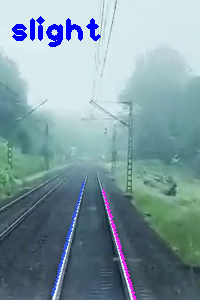
#> input picture straight-track-is-slight.png, 200 x 300 px; its folder holds only this picture in this run
$ python -i detectRailDirection.py   (imports and definitions only)
#> lines starting #> are read from the running program, lines starting #| are printed output that depends on the picture
from glob import glob
import cv2 as cv
import logging
import math
import numpy
import random as rng
import sys
import os

def final_rail_direction_from_directions(directions: list) -> str|None:
    [first, second] = directions

    if first == second:
        return first

    return None

def get_rail_direction_from_path(img_path: str) -> str|None:
#> called with img_path = '../straight-track-is-slight.png'
    logging.debug(f'showing {img_path}')

    img = cv.imread(img_path)
#> img is the input picture: shape (300, 200, 3); mean B, G, R 161.8, 154.1, 127.8

    image_height, image_width, _color_channels = img.shape
#> image_height = 300; image_width = 200

    # crop image to only include center
    cropped_width = 600
    cropped_height = 600

    right = int((image_width - cropped_width) / 2)
#> right = -200
    top = int((image_height - cropped_height) / 2)
#> top = -150

    img = img[top:top+cropped_height, right:right+cropped_width]
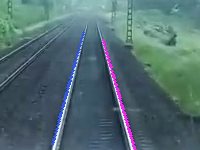
#> img: shape (150, 200, 3); mean B, G, R 112.7, 108.3, 82
    img = cv.resize(img, (int(cropped_width / 2), int(cropped_height / 2)), interpolation=cv.INTER_LINEAR)
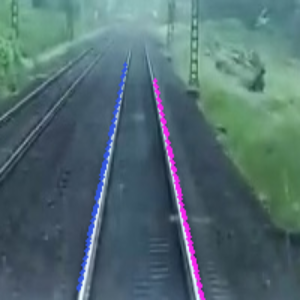
#> img: shape (300, 300, 3); mean B, G, R 112.6, 108.2, 82
    img = cv.cvtColor(img, cv.COLOR_BGR2GRAY)
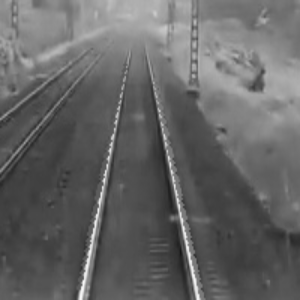
#> img: shape (300, 300); min 19, max 247, mean 100.9

    # img = cv.convertScaleAbs(img, 2, 2)

    img = cv.medianBlur(img, 3)

    # img = cv.adaptiveThreshold(
    #     img, 255, cv.ADAPTIVE_THRESH_GAUSSIAN_C, cv.THRESH_BINARY_INV, 7, 17)

    kernel = numpy.ones((3, 1), numpy.uint8) # vertical kernel
    img = cv.dilate(img, kernel, iterations=1)
    img = cv.erode(img, kernel, iterations=1)

    if logging.getLogger().isEnabledFor(logging.DEBUG):
        cv.imshow('img', img)
        cv.waitKey(0)


    # # canny_output = cv.Canny(cv.cvtColor(
    # #     img, cv.COLOR_BGR2GRAY), threshold, threshold * 2)

    contours, _hierarchy = cv.findContours(
        img, cv.RETR_LIST, cv.CHAIN_APPROX_SIMPLE)
#> contours = [[[0, 0], [0, 299], [299, 299], [299, 0]]]

    # read colored image to draw contures on
    colored_image = cv.imread(img_path)[top:top+cropped_height, right:right+cropped_width]

    contured_image = colored_image.copy()

    cv.imshow('img', contured_image)


    def std_to_category(std):
        tolerance = 0.2

        if std > 4 + tolerance:
            return 'sharp'

        if std > 1 + tolerance:
            return 'slight'

        return 'straight'

    class LineBoundingRect:
        def __init__(self, x_start, y_start, x_width, y_height, contour, contour_idx) -> None:
            self.x_start = x_start
            self.y_start = y_start
            self.x_width = x_width
            self.y_height = y_height
            self.contour = contour
            self.contour_idx = contour_idx

        def get_angle(self) -> float:
            return math.atan(self.y_height/self.x_width) * (180/math.pi)

        def get_area(self) -> float:
            return self.x_width * self.y_height

        def get_hypotenuse(self) -> float:
            return math.sqrt(x_width * x_width + y_height * y_height)

        def __repr__(self) -> str:
            return f"LineBoundingRect(y_height={self.y_height}, x_start={self.x_start})"

    lines = []

    for key in range(len(contours)):
        x_start, y_start, x_width, y_height = cv.boundingRect(contours[key])

        # get all contours that touch the lower 10 % and are not to far away from center
        if y_start + y_height > cropped_height * 0.9 and x_start + x_width < cropped_width * 0.9:
            line = LineBoundingRect(x_start, y_start, x_width, y_height, contours[key], key)
            # logging.debug(line.get_area())

            lines.append(line)
#> this loop made 1 pass
#> (x_start, y_start, x_width, y_height) on pass 1: (0, 0, 300, 300)
#> after the loop, lines = []

    if len(lines) <= 2:
        return None

    # get rail by getting two longest lines
    rail = sorted(lines, key=lambda x: x.y_height, reverse=True)[0:2]

    standard_deviations = []
    key = 0

    left_track = None
    right_track = None

    for track in rail:
        if left_track is None or left_track.x_start > track.x_start:
            left_track = track

        if right_track is None or right_track.x_start < track.x_start:
            right_track = track

    if left_track is None or right_track is None:
        return None

    if left_track == right_track:
        return None

    rail_direction = None
    track_with_more_contours = max([left_track, right_track], key=lambda x: len(x.contour))

    track_specific_x_to_y = {
        'left': {},
        'right': {}
    }

    for track in [left_track, right_track]:
        key = 'left' if track == left_track else 'right'

        random_color = (rng.randrange(0, 255), rng.randrange(0, 255), rng.randrange(0, 255))

        if logging.getLogger().isEnabledFor(logging.DEBUG):
            cv.drawContours(contured_image, track.contour, -1, random_color, 2, cv.LINE_4)

        for vec in track.contour:
            for x, y in vec:
                if x not in track_specific_x_to_y:
                    track_specific_x_to_y[key][x] = []

                track_specific_x_to_y[key][x].append(y)

        # calculate mean of all coordinates
        for x in track_specific_x_to_y[key]:
            track_specific_x_to_y[key][x] = numpy.mean(track_specific_x_to_y[key][x])

        change_rates = []

        min_y = min(track_specific_x_to_y[key].keys())
        max_y = max(track_specific_x_to_y[key].keys())

        for j in range(min_y, max_y):
            if j not in track_specific_x_to_y[key]:
                continue

            if j-1 not in track_specific_x_to_y[key]:
                continue

            change_rate = (track_specific_x_to_y[key][j - 1] - track_specific_x_to_y[key][j])

            change_rates.append(change_rate)

        if track == track_with_more_contours:
            y_diff_of_track = track_specific_x_to_y[key][max_y] - track_specific_x_to_y[key][min_y]

            logging.debug(f'y diff of track with more contours: {y_diff_of_track}')

            if y_diff_of_track < 0:
                rail_direction = 'right'
            else:
                rail_direction = 'left'

        if len(change_rates) > 1:
            logging.debug("change rates " + str(change_rates))
            std = numpy.std(change_rates, ddof=1)
            logging.debug("std of change rate " + str(std))

            standard_deviations.append(std)

    horizontal_space_between_rails = right_track.x_start - left_track.x_start
    logging.info(f"horizontal space between rails: {horizontal_space_between_rails} px")

    if horizontal_space_between_rails < 20 or horizontal_space_between_rails > 150:
        logging.info(f"too less/much difference between two rails -> no indication possible: {horizontal_space_between_rails} px")
        return None

    logging.debug(track_specific_x_to_y)

    # build trapezoid by finding areas where there are pixels on one height
    min_y = None
    max_y = None

    for x0, y0 in track_specific_x_to_y['left'].items():
        # find x1 with the same y as y0 on the other track
        x1 = next((x for x, y in track_specific_x_to_y['right'].items() if y == y0), None)
        if x1 is None:
            continue

        if min_y is None:
            min_y = (y0, x0, x1)
        elif min_y[0] > y0:
            min_y = (y0, x0, x1)

        if max_y is None:
            max_y = (y0, x0, x1)
        elif max_y[0] < y0:
            max_y = (y0, x0, x1)

    if min_y is None or max_y is None:
        logging.info("couldn't find parallel part for trapezoid")
        return None


    # draw trapezoid
    if logging.getLogger().isEnabledFor(logging.DEBUG):
        pts = numpy.int32([[min_y[1], min_y[0]], [max_y[1], max_y[0]], [max_y[2], max_y[0]], [min_y[2], min_y[0]]])
        pts = pts.reshape((-1,1,2))
        cv.polylines(contured_image, [pts], True, (255, 255), 3)

        rail_ties_view_height_width = 200
        rail_ties_view_padding = 0
        rail_ties_view = colored_image[int(min_y[0]):int(max_y[0]), max_y[1]:max_y[2]] # [top:top+cropped_height, right:right+cropped_width]

        if rail_ties_view.shape[0] == 0 or rail_ties_view.shape[1] == 0:
            print("trapezoid of height 0")
            return None

        cv.imshow('rail ties', rail_ties_view)
        cv.resizeWindow('rail ties', rail_ties_view_height_width * 3, rail_ties_view_height_width * 3)
        cv.moveWindow('rail ties', 400, 100)

        warp_pts = numpy.float32([
            [min_y[1] - rail_ties_view_padding, min_y[0]],
            [max_y[1] - rail_ties_view_padding, max_y[0]],
            [min_y[2] + rail_ties_view_padding, min_y[0]],
            [max_y[2] + rail_ties_view_padding, max_y[0]]
        ])
        target_pts = numpy.float32([[0,0], [0, rail_ties_view_height_width], [rail_ties_view_height_width, 0], [rail_ties_view_height_width, rail_ties_view_height_width]])
        M = cv.getPerspectiveTransform(warp_pts, target_pts)
        dst = cv.warpPerspective(colored_image, M, (rail_ties_view_height_width,rail_ties_view_height_width))
        cv.imshow('dst', dst)
        cv.moveWindow('dst', 600, 100)

    if len(standard_deviations) == 0:
        return None

    if len(standard_deviations) == 2 and abs(standard_deviations[1] - standard_deviations[0]) > 3:
        return None

    mean_std_deviation = numpy.mean(standard_deviations)
    logging.debug(f'mean std deviation: {mean_std_deviation}')

    logging.debug(f'left: {left_track}')
    logging.debug(f'right: {right_track}')
    logging.debug(f'detected directions: {rail_direction}')

    label = std_to_category(mean_std_deviation)

    if label != 'straight':
        label += f'_{rail_direction}'

    if logging.getLogger().isEnabledFor(logging.DEBUG):
        cv.putText(contured_image, label, (10, 40), cv.FONT_HERSHEY_PLAIN, 2, (255, 0, 0), 3)

    return label


# [41 lines not run here, left out]

>>> result = get_rail_direction_from_path('../straight-track-is-slight.png')

$ run again, on zu-wenig-datenpunkte-bzw-erkannte-konturen.png
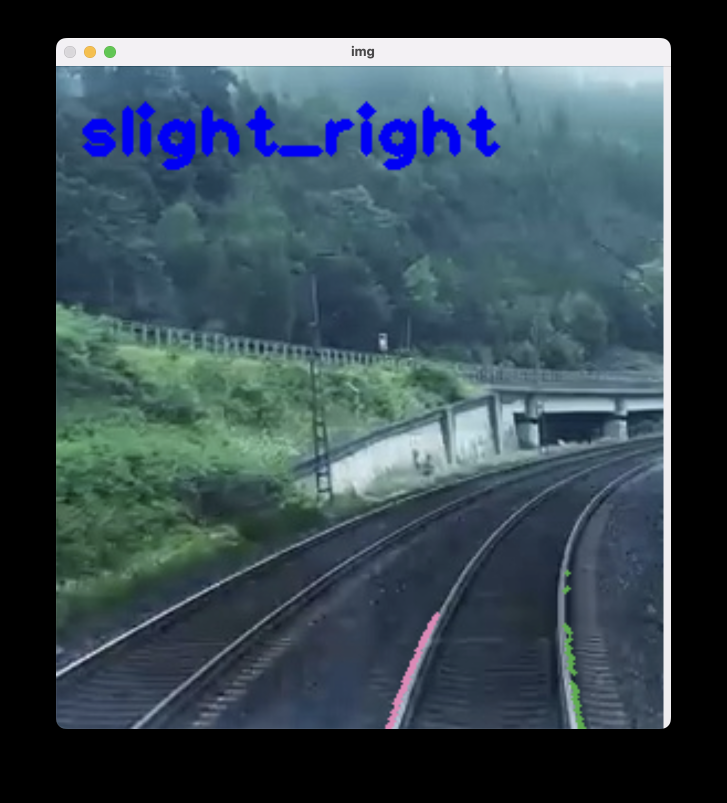
#> input picture zu-wenig-datenpunkte-bzw-erkannte-konturen.png, 1454 x 1606 px (shown at 1/2 size)
#> in get_rail_direction_from_path, img is the input picture: shape (1606, 1454, 3); mean B, G, R 82, 73.4, 56.9
#> in get_rail_direction_from_path, `img = img[top:top+cropped_height, right:right+cropped_width]`:
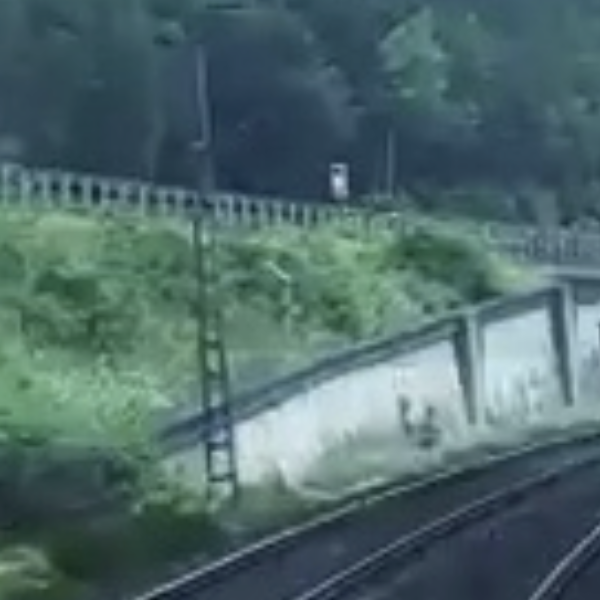
#> img: shape (600, 600, 3); mean B, G, R 106.7, 105.9, 79.6
#> in get_rail_direction_from_path, `img = cv.cvtColor(img, cv.COLOR_BGR2GRAY)`:
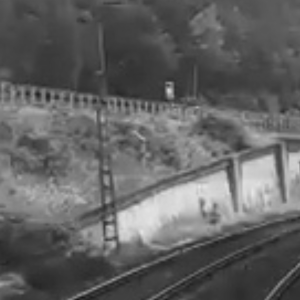
#> img: shape (300, 300); min 23, max 231, mean 98.3
#> contours = [[[0, 0], [0, 299], [299, 299], [299, 0]]]
#> the loop in get_rail_direction_from_path, `for key in range(len(contours)):` made 1 pass
#> (x_start, y_start, x_width, y_height) on pass 1: (0, 0, 300, 300)
#> after the loop in get_rail_direction_from_path, `for key in range(len(contours)):`: lines = []
